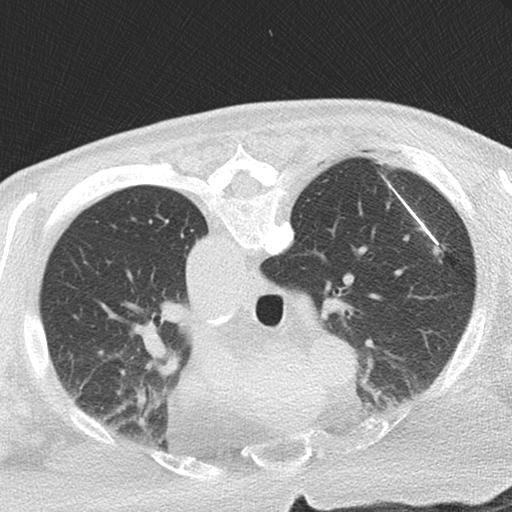
#> input picture NeedleImages/10479.jpg, 512 x 512 px; its folder holds 4 pictures in this run
$ python canny_edge_detector.py
#> lines starting #> are read from the running program, lines starting #| are printed output that depends on the picture; after the words box and inside, x2 and y2 are one past the last pixel; in counts of white or black regions, pixels touching at a corner belong together


import numpy as np
import matplotlib.pyplot as plt
from scipy import ndimage as ndi

from skimage import feature

from skimage.color import rgb2gray
from skimage.io import imread_collection

# set NeedleImages collection path
col_dir = 'NeedleImages/*.jpg'
# creating a collection with the available images
col = imread_collection(col_dir)
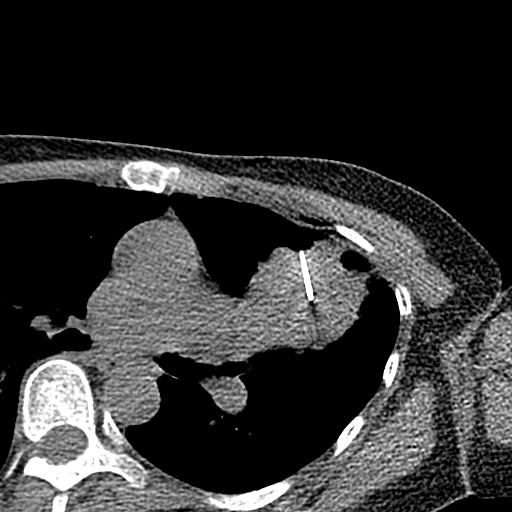
#> input picture NeedleImages/10831.jpg, 512 x 512 px
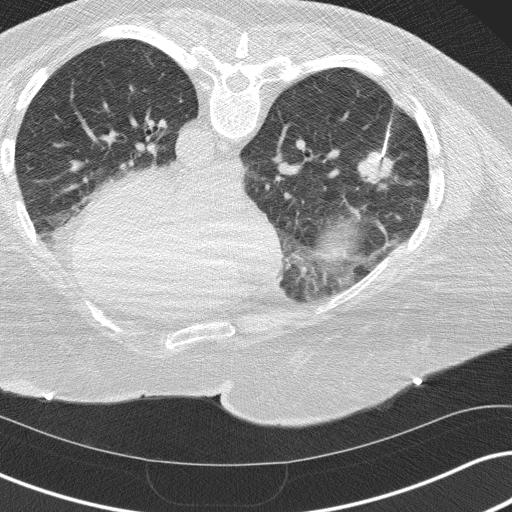
#> input picture NeedleImages/10832.jpg, 512 x 512 px
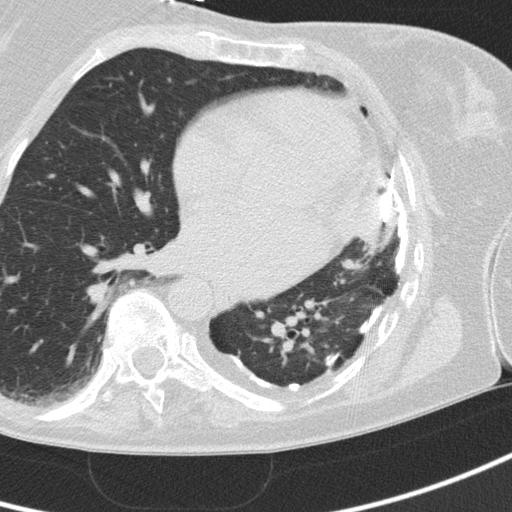
#> input picture NeedleImages/10961.jpg, 512 x 512 px
#> col = 4 items

im = col[1]
#> im is the input picture: shape (512, 512); min 0, max 255, mean 49.4
img = rgb2gray(im)


# Compute the Canny filter for two values of sigma
edges1 = feature.canny(img)
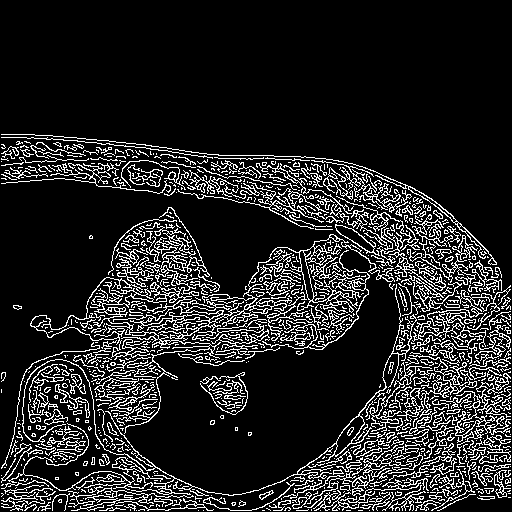
#> edges1: shape (512, 512) bool; 14.5% white in thin lines or dots, all inside (x1, y1, x2, y2) = (1, 134, 511, 511)
edges2 = feature.canny(img, sigma=3)
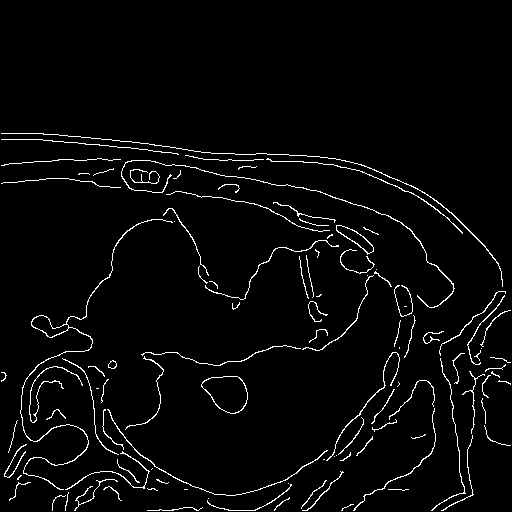
#> edges2: shape (512, 512) bool; 3.2% white in thin lines or dots, all inside (x1, y1, x2, y2) = (1, 133, 511, 511)

# display results
fig, (ax1, ax2, ax3) = plt.subplots(nrows=1, ncols=3, figsize=(8, 3),
                                    sharex=True, sharey=True)

ax1.imshow(img, cmap=plt.cm.gray)
ax1.axis('off')
ax1.set_title('noisy image', fontsize=20)

ax2.imshow(edges1, cmap=plt.cm.gray)
ax2.axis('off')
ax2.set_title('Canny filter, $\sigma=1$', fontsize=20)

ax3.imshow(edges2, cmap=plt.cm.gray)
ax3.axis('off')
ax3.set_title('Canny filter, $\sigma=3$', fontsize=20)

fig.tight_layout()

plt.show()
